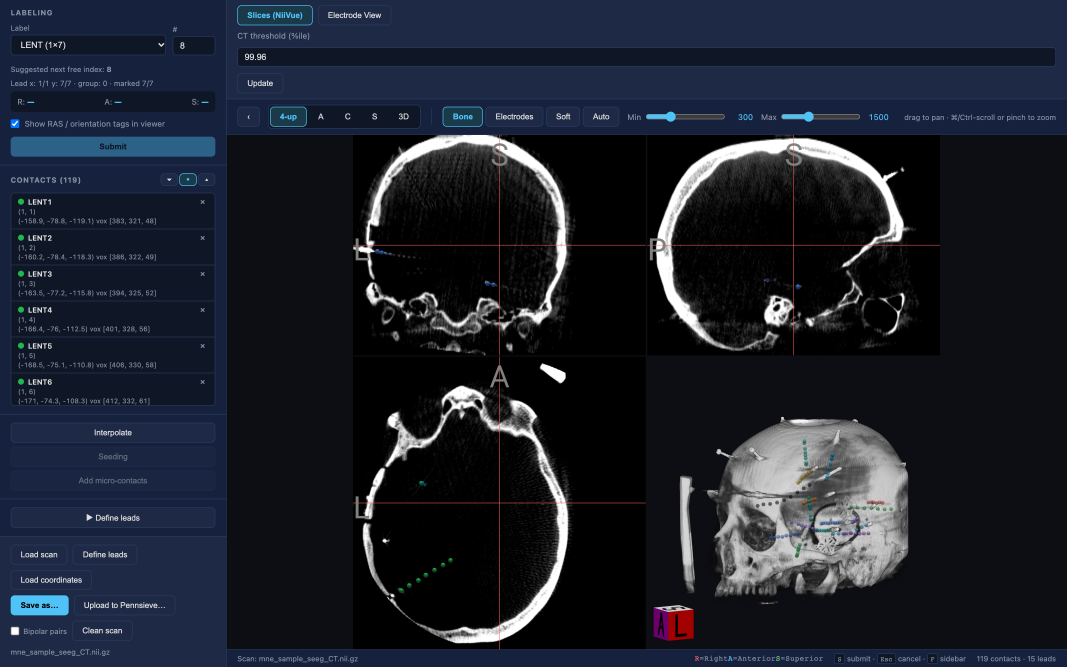
#> input picture paper/figures/fig1/assets/screens/labeled_app_slices.png, 3200 x 2000 px (shown at 1/3 size)
$ python compose_fig1_v2.py
#> lines starting #> are read from the running program, lines starting #| are printed output that depends on the picture
### paper/figures/fig1/scripts/compose_fig1.py
"""Compose Figure 1 (overview) v1 as an editable SVG plus a PNG preview.

Run capture_screens.py and render_brain.py first. Then:

    conda run -n voxfig python paper/figures/fig1/scripts/compose_fig1.py

Writes fig1_v1.svg (images linked from assets/, so Affinity keeps them as
separate replaceable layers) and fig1_v1.png. Placeholders are hatched boxes.
"""
from pathlib import Path

import cairosvg
from PIL import Image

FIG = Path(__file__).resolve().parents[1]
A = FIG / "assets"
CROPS = A / "crops"

INK = "#1b2233"
MUTED = "#5b6475"
ACCENT = "#0ea5e9"   # VoxTool's own cyan, so the figure matches the app
WARM = "#e4572e"     # electrodes / contacts
PANEL = "#f3f5f8"
FONT = "Helvetica, Arial, sans-serif"


def crop(src, box, name, trim=False):
#> called with name = 'v2_app_slices.png', trim = False
    CROPS.mkdir(parents=True, exist_ok=True)
    im = Image.open(src)
#> im is the input picture: PIL image 3200x2000 RGB; mean R, G, B 28.6, 33, 44.6
    if box:
        im = im.crop(box)
    if trim:
        im = im.crop(im.getbbox())
    out = CROPS / name
    im.save(out)
    return out.relative_to(FIG).as_posix(), im.size


# [38 lines left out: functions make_crops, text, image, placeholder, not called in this run]


def badge(x, y, n):
    return (f'<circle cx="{x}" cy="{y}" r="17" fill="{INK}"/>'
            + text(x, y + 6, str(n), size=18, weight="bold", fill="white", anchor="middle"))


def heading(x, y, n, title):
    return badge(x + 17, y - 6, n) + text(x + 44, y, title, size=24, weight="bold")


# [181 lines left out: functions arrow, chip, implant_plan, window, cloud_shape, build, not called in this run]


# [2 lines that do not run on import are left out]

### paper/figures/fig1/scripts/compose_fig1_v2.py
"""Figure 1 v2: four panels, less text, VoxTool and the brain as the two big images.

Run capture_labeled.py (and render_brain.py) first. Then:

    conda run -n voxfig python paper/figures/fig1/scripts/compose_fig1_v2.py
"""
import cairosvg

from compose_fig1 import (ACCENT, FIG, FONT, INK, MUTED, A, arrow, chip, crop, heading,
                          image, implant_plan, placeholder, text, window)


def make_crops():
    s = A / "screens"
    return {
        "app": crop(s / "labeled_app_slices.png", None, "v2_app_slices.png"),
        "cloud": crop(s / "labeled_cloud_nosidebar.png", (960, 610, 2240, 1700), "v2_cloud.png"),
        "axial": crop(s / "mne_slices_nosidebar.png", (720, 1070, 1597, 1945), "axial.png"),
        "brain": crop(A / "renders" / "brain_electrodes_lateral_left.png", None, "brain.png",
                      trim=True),
    }
#> call 2 of crop, with box = (960, 610, 2240, 1700), name = 'v2_cloud.png', trim = False
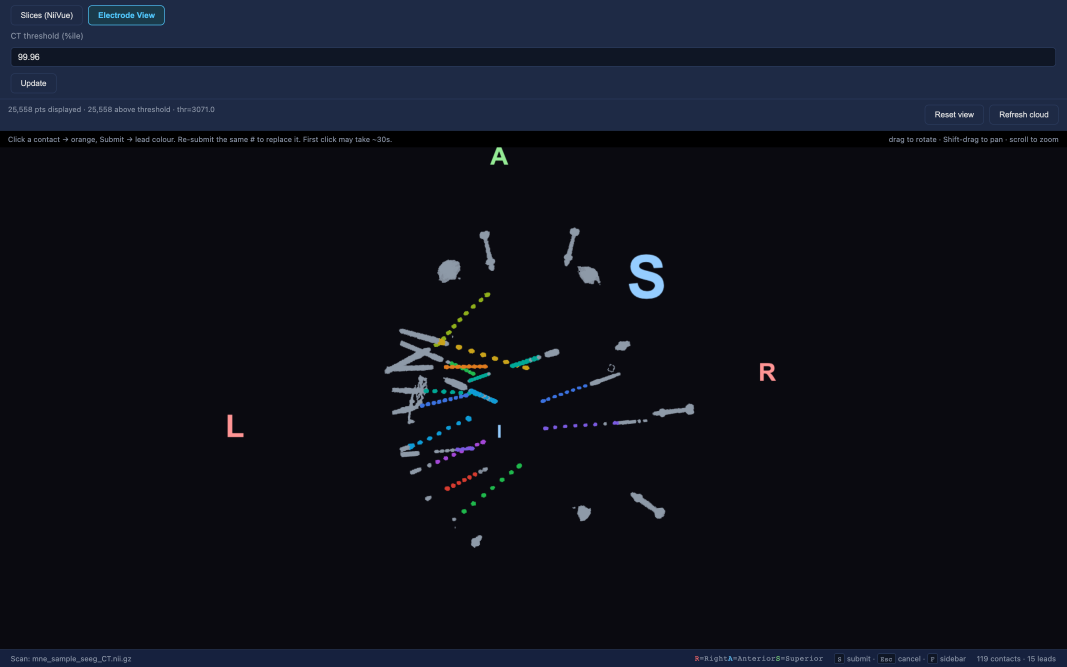
#> input picture paper/figures/fig1/assets/screens/labeled_cloud_nosidebar.png, 3200 x 2000 px (shown at 1/3 size)
#> in crop, im is the input picture: PIL image 3200x2000 RGB; mean R, G, B 15.5, 18.3, 28.6
#> in crop (call 2), `im = im.crop(box)`:
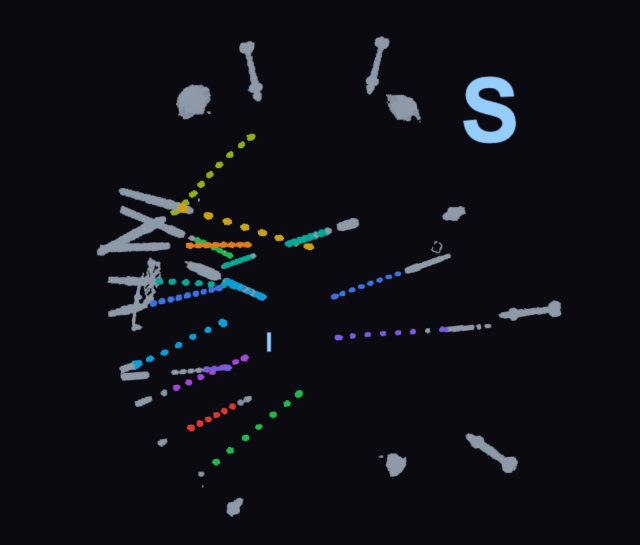
#> im: PIL image 1280x1090 RGB (shown at 1/2 size); mean R, G, B 15.5, 16.7, 23.1
#> call 3 of crop, with box = (720, 1070, 1597, 1945), name = 'axial.png', trim = False
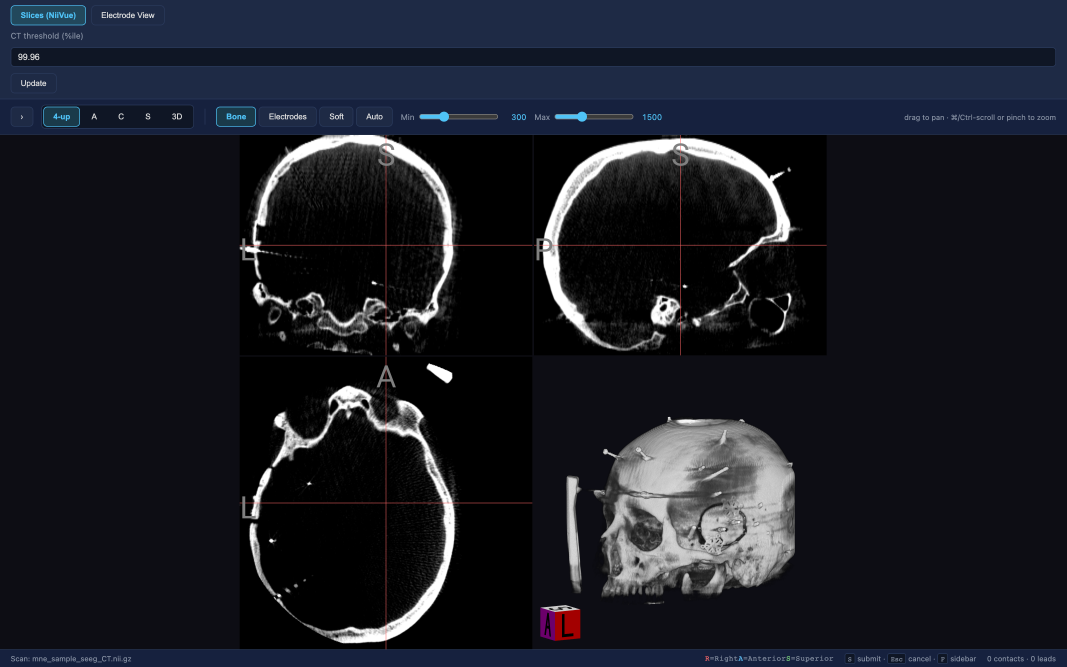
#> input picture paper/figures/fig1/assets/screens/mne_slices_nosidebar.png, 3200 x 2000 px (shown at 1/3 size)
#> in crop, im is the input picture: PIL image 3200x2000 RGB; mean R, G, B 26.3, 28.7, 37.6
#> in crop (call 3), `im = im.crop(box)`:
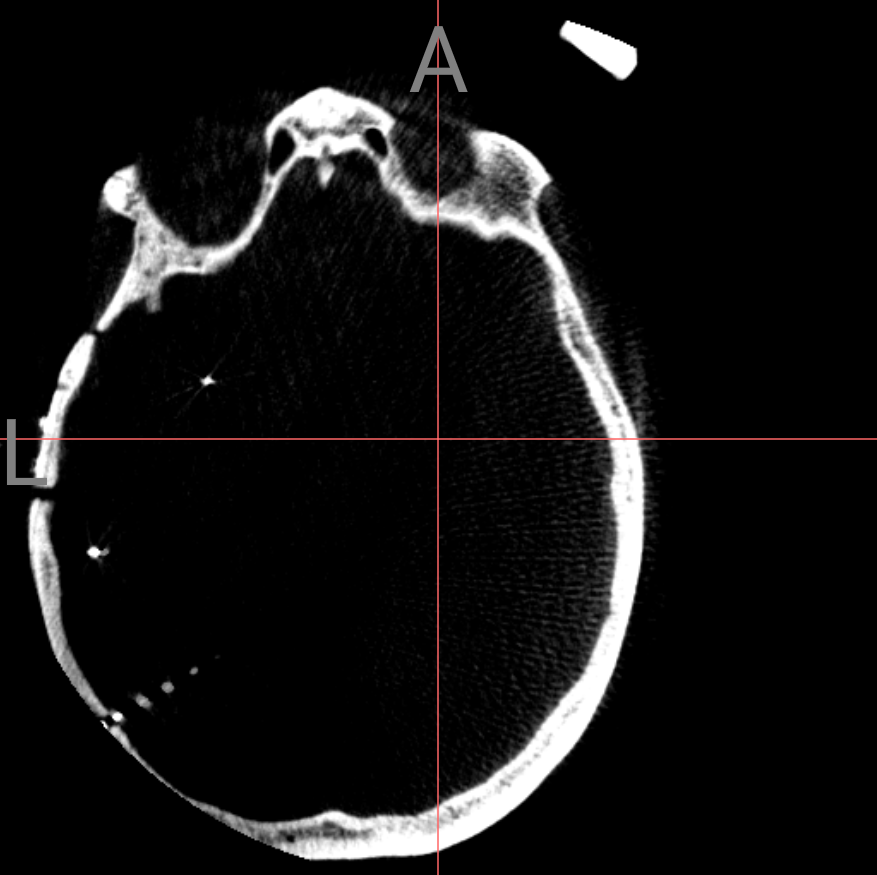
#> im: PIL image 877x875 RGB; mean R, G, B 20.8, 20.3, 20.3


def logo_card(x, y, w, h, inner):
    return (f'<rect x="{x}" y="{y}" width="{w}" height="{h}" rx="12" fill="white" '
            f'stroke="#d5dbe4" stroke-width="2"/>' + inner)


ILLUSTRATION = FIG / "private" / "muki_implant_draft.png"  # BioRender free tier: no licence yet, so git-ignored


def implant_art():
    """Muki's draft illustration when it is on this machine, otherwise the placeholder."""
    if not ILLUSTRATION.exists():
        return [placeholder(40, 90, 330, 600, ["Illustration", "open craniotomy:",
                                               "ECoG grid on cortex,", "sEEG depth leads",
                                               "(BioRender / CC-licensed)"]),
                text(40, 725, "Leads are implanted, then", size=17, fill=MUTED),
                text(40, 748, "the patient gets a CT.", size=17, fill=MUTED)]
    w, h = 350, 350 * 504 / 720
    y = 390 - h / 2
    return [image("private/muki_implant_draft.png", 30, y, w, h, preserve="xMidYMid meet"),
            text(40, y + h + 40, "Leads are implanted, then", size=17, fill=MUTED),
            text(40, y + h + 63, "the patient gets a CT.", size=17, fill=MUTED),
            text(40, y + h + 95, "Draft art: Muki Gill (BioRender)", size=13, fill=MUTED, italic=True)]


def build():
    c = make_crops()
    W, H = 2000, 960
    parts = [
        f'<svg xmlns="http://www.w3.org/2000/svg" xmlns:xlink="http://www.w3.org/1999/xlink" '
        f'width="{W}" height="{H}" viewBox="0 0 {W} {H}">',
        '<defs>'
        '<pattern id="hatch" width="14" height="14" patternUnits="userSpaceOnUse" '
        'patternTransform="rotate(45)"><rect width="14" height="14" fill="#f7f8fa"/>'
        '<line x1="0" y1="0" x2="0" y2="14" stroke="#e3e6ec" stroke-width="5"/></pattern>'
        f'<marker id="arrow" viewBox="0 0 10 10" refX="8" refY="5" markerWidth="5" '
        f'markerHeight="5" orient="auto"><path d="M0,0 L10,5 L0,10 z" fill="{INK}"/></marker>'
        f'<marker id="arrow-acc" viewBox="0 0 10 10" refX="8" refY="5" markerWidth="5" '
        f'markerHeight="5" orient="auto-start-reverse"><path d="M0,0 L10,5 L0,10 z" fill="{ACCENT}"/></marker>'
        '<filter id="shadow" x="-10%" y="-10%" width="120%" height="130%">'
        '<feDropShadow dx="0" dy="6" stdDeviation="9" flood-opacity="0.22"/></filter>'
        '</defs>',
        f'<rect width="{W}" height="{H}" fill="white"/>',
    ]

    # 1 · Implant: the clinical scene, as one illustration.
    parts += [
        '<g id="panel-1-implant">',
        heading(40, 60, 1, "Implant"),
        *implant_art(),
        '</g>',
        arrow(380, 390, 415, 390),
    ]

    # 2 · Inputs: the plan and the CT.
    parts += [
        '<g id="panel-2-inputs">',
        heading(430, 60, 2, "Inputs"),
        implant_plan(430, 90, 230, 270),
        f'<rect x="446" y="406" width="214" height="214" rx="12" fill="#0b0d12"/>',
        image(c["axial"][0], 430, 390, 214, 214, rx=12, clip_id="clip-ct"),
        text(430, 652, "Post-implant CT", size=18, weight="bold"),
        text(430, 676, "Bone and metal show bright;", size=15, fill=MUTED),
        text(430, 697, "contacts brightest of all.", size=15, fill=MUTED),
        '</g>',
        arrow(670, 390, 705, 390),
    ]

    # 3 · VoxTool: the real app with all 119 sample contacts loaded.
    vx, vy, vw = 720, 90, 780
    aw, ah = c["app"][1]
    vh = vw * ah / aw + 40
    parts += [
        '<g id="panel-3-voxtool">',
        heading(vx, 60, 3, "Label in VoxTool"),
        window(vx, vy, vw, vh, "VoxTool 1.1"),
        image(c["app"][0], vx + 8, vy + 34, vw - 16, vh - 42, preserve="xMidYMid meet"),
        window(vx + vw - 300, vy + vh - 150, 290, 260, "Electrode View"),
        image(c["cloud"][0], vx + vw - 292, vy + vh - 114, 274, 216, rx=8, clip_id="clip-cloud"),
        chip(vx, vy + vh + 30, 230, "Plan pre-fills leads"),
        chip(vx + 245, vy + vh + 30, 210, "Clicks snap to metal"),
        '</g>',
    ]

    # Cloud strip under VoxTool: API to Pennsieve and OpenNeuro.
    sy = 790
    parts += [
        '<g id="strip-cloud">',
        # Two-way: scans come in from the cloud, coordinates go back out.
        f'<path d="M {vx + 120} {vy + vh + 88} L {vx + 120} {sy + 52}" stroke="{ACCENT}" '
        f'stroke-width="4" fill="none" marker-start="url(#arrow-acc)" marker-end="url(#arrow-acc)"/>',
        text(vx + 135, sy + 10, "API", size=26, weight="bold", fill=ACCENT),
        logo_card(vx + 200, sy + 20, 200, 80,
                  image("assets/logos/pennsieve-logo-full.png", vx + 215, sy + 43, 170, 36,
                        preserve="xMidYMid meet")),
        logo_card(vx + 420, sy + 20, 200, 80,
                  image("assets/logos/openneuro-brand-mark.png", vx + 432, sy + 37, 46, 46,
                        preserve="xMidYMid meet")
                  + text(vx + 486, sy + 69, "OpenNeuro", size=20, weight="bold")),
        text(vx + 640, sy + 56, "open scans,", size=16, fill=MUTED),
        text(vx + 640, sy + 78, "save coordinates", size=16, fill=MUTED),
        '</g>',
        arrow(1510, 390, 1545, 390),
    ]

    # 4 · Result: every contact on the brain.
    bw, bh = c["brain"][1]
    bwid = 420
    bhei = bwid * bh / bw
    parts += [
        '<g id="panel-4-result">',
        heading(1555, 60, 4, "Result"),
        image(c["brain"][0], 1550, 170, bwid, bhei, preserve="xMidYMid meet"),
        text(1760, 170 + bhei + 40, "119 contacts · 15 leads", size=22, weight="bold",
             anchor="middle"),
        text(1760, 170 + bhei + 68, "voxel coordinates (JSON / TXT)", size=16, fill=MUTED,
             anchor="middle"),
        arrow(1650, 170 + bhei + 110, 1690, 170 + bhei + 110),
        text(1700, 170 + bhei + 116, "iEEG-recon, MNE, …", size=18, weight="bold"),
        '</g>',
        text(40, H - 30, "Example data: MNE-Python sample sEEG subject (public, BSD-3), "
             "labeled in VoxTool 1.1.2.", size=14, fill=MUTED, italic=True),
        '</svg>',
    ]
    svg_path = FIG / "fig1_v2.svg"
    svg_path.write_text("\n".join(parts))
    cairosvg.svg2png(url=str(svg_path), write_to=str(FIG / "fig1_v2.png"), output_width=W * 2,
                     unsafe=True)  # unsafe: allow linked local images
    print("wrote", svg_path, FIG / "fig1_v2.png")


if __name__ == "__main__":
#> (the run stopped early here; a loop or call above may not have finished)
